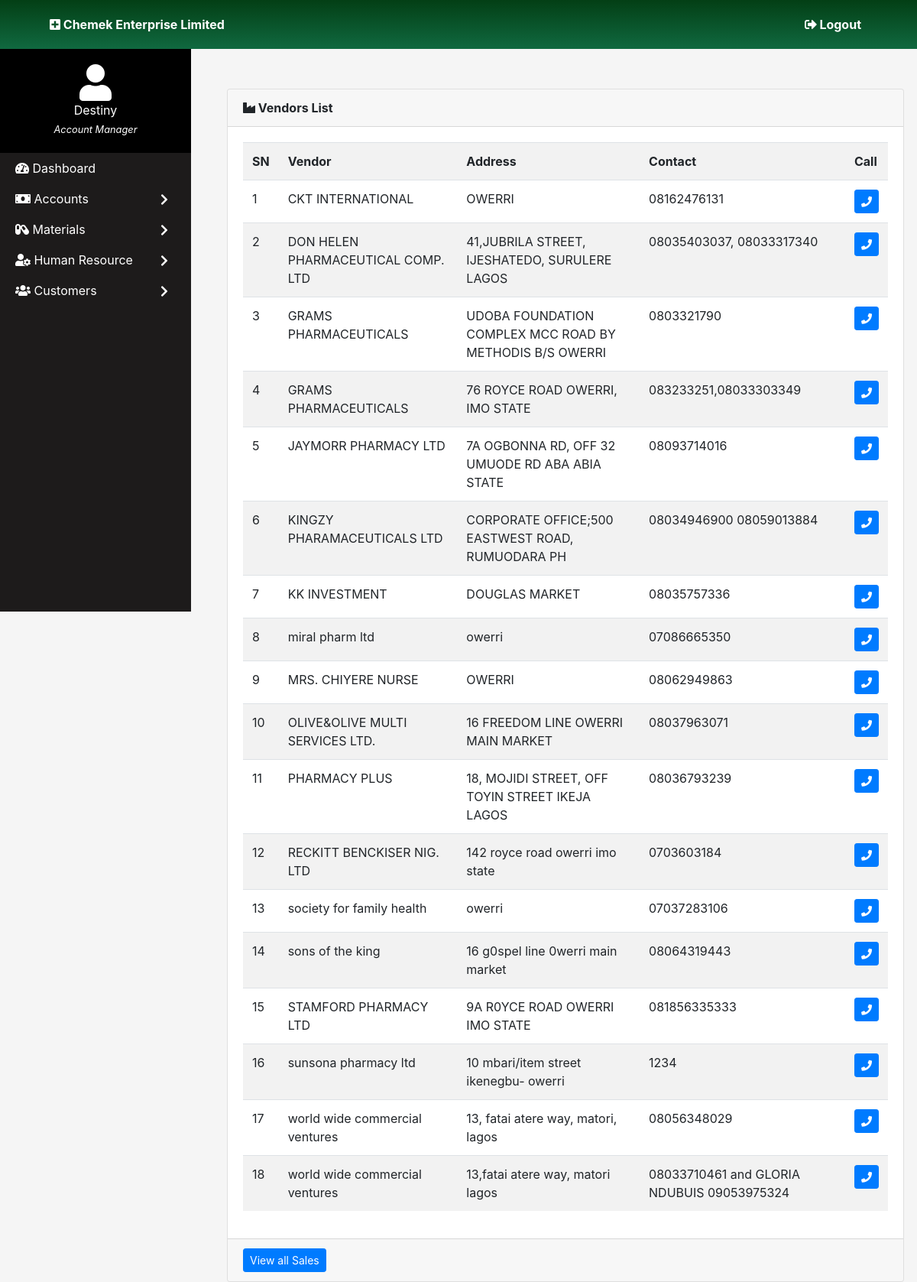
The app's page /vendors.php (signed in) with its own data.
### tables this page shows
CREATE TABLE `supplier` (
  `supplier_id` int(11) NOT NULL,
  `supplier_name` varchar(100) NOT NULL,
  `supplier_address` varchar(300) NOT NULL,
  `supplier_contact` varchar(50) NOT NULL
);

### vendors.php (the view, shortened to what this page needs)
<!DOCTYPE html>
<html>
<head>
    <link rel="stylesheet" type="text/css" media="screen" href="bootstrap4/css/bootstrap.css">
    <link rel="stylesheet" type="text/css" media="screen" href="css/dataTables.bootstrap.min.css">
    <link href="fa_dir/css/all.css" rel="stylesheet">
    <link rel="stylesheet" type="text/css" media="screen" href="css/main.css">
</head>
<body>
<?php
include_once "head.php";
include_once "side_nav.php";
?>
<div style="max-width:100%; z-index:-1;">
<div class="content">
    <div class="container">
    <div class="row" style="margin-top:40px;">
        <div class="col md">
            <div class="card">
                <div class="card-header">
                    <strong>
                        <i class="fa fa-industry "></i>
                        Vendors List
                    </strong>
                </div>
                <div class="card-body">
                <table class="table table-striped">
                <tbody>
                    <tr>
                        <th>SN</th>
                        <th>Vendor</th>
                        <th>Address</th>
                        <th>Contact</th>
                        <th>Call</th>
                    </tr>
                    <?php
                    $count = 1;
                        $queryCheck = $conn->query("SELECT * FROM supplier ORDER BY supplier_name");
                        while($venData = $queryCheck->fetch_assoc()){
                            $vendor = $venData['supplier_name'];
                            $venAddr = $venData['supplier_address'];
                            $venPhone = $venData['supplier_contact'];
                            ?>
                            <tr>
                                <td><?php echo $count; ?></td>
                                <td><?php echo $vendor; ?></td>
                                <td><?php echo $venAddr; ?></td>
                                <td><?php echo $venPhone; ?></td>
                                <td>
                                    <a href="tel:<?php echo $venPhone; ?>" class="btn btn-sm btn-primary"><i class="fa fa-phone"></i></button>
                                </td>
                            </tr>
                            <?php
                            $count++;
                        }
                    ?>
                    </tbody>
                    </table>
                </div>
                <div class="card-footer">
                    <button class="btn btn-sm btn-primary">View all Sales</button>
                </div>
            </div>
        </div>
    </div>
    </div>
</div>
</div>
</body>
</html>

### fa_dir/css/all.css (style rules this page uses)
.fa, .fas, .far, .fal, .fab { -moz-osx-font-smoothing: grayscale; -webkit-font-smoothing: antialiased; display: inline-block; font-style: normal; font-variant: normal; text-rendering: auto; line-height: 1; }
.fa-industry:before { content: "\f275"; }
.fa-phone:before { content: "\f095"; }
.fa, .fas { font-family: 'Font Awesome 5 Free'; font-weight: 900; }

### css/main.css (style rules this page uses)
* { margin: 0; padding: 0; }
body { background-color: rgb(245, 245, 245); }
.content { margin-left: 280px; width: auto; }

### records on screen
supplier: supplier_name "CKT INTERNATIONAL", supplier_address "OWERRI", supplier_contact "08162476131"
supplier: supplier_name "DON HELEN PHARMACEUTICAL COMP. LTD", supplier_address "41,JUBRILA STREET, IJESHATEDO, SURULERE LAGOS", supplier_contact "08035403037, 08033317340"
supplier: supplier_name "GRAMS PHARMACEUTICALS", supplier_address "UDOBA FOUNDATION COMPLEX MCC ROAD BY METHODIS B/S OWERRI", supplier_contact "0803321790"
supplier: supplier_name "GRAMS PHARMACEUTICALS", supplier_address "76 ROYCE ROAD OWERRI, IMO STATE", supplier_contact "083233251,08033303349"
supplier: supplier_name "JAYMORR PHARMACY LTD", supplier_address "7A OGBONNA RD, OFF 32 UMUODE RD ABA ABIA STATE", supplier_contact "08093714016"
supplier: supplier_name "KINGZY PHARAMACEUTICALS LTD", supplier_address "CORPORATE OFFICE;500 EASTWEST ROAD, RUMUODARA PH", supplier_contact "08034946900 08059013884"
supplier: supplier_name "KK INVESTMENT", supplier_address "DOUGLAS MARKET", supplier_contact "08035757336"
supplier: supplier_name "miral pharm ltd", supplier_address "owerri", supplier_contact "07086665350"
supplier: supplier_name "MRS. CHIYERE NURSE", supplier_address "OWERRI", supplier_contact "08062949863"
supplier: supplier_name "OLIVE&OLIVE MULTI SERVICES LTD.", supplier_address "16 FREEDOM LINE OWERRI MAIN MARKET", supplier_contact "08037963071"
supplier: supplier_name "PHARMACY PLUS", supplier_address "18, MOJIDI STREET, OFF TOYIN STREET IKEJA LAGOS", supplier_contact "08036793239"
supplier: supplier_name "RECKITT BENCKISER NIG. LTD", supplier_address "142 royce road owerri imo state", supplier_contact "0703603184"
supplier: supplier_name "society for family health", supplier_address "owerri", supplier_contact "07037283106"
supplier: supplier_name "sons of the king", supplier_address "16 g0spel line 0werri main market", supplier_contact "08064319443"
supplier: supplier_name "STAMFORD PHARMACY LTD", supplier_address "9A R0YCE ROAD OWERRI IMO STATE", supplier_contact "081856335333"
supplier: supplier_name "sunsona pharmacy ltd", supplier_address "10 mbari/item street ikenegbu- owerri", supplier_contact "1234"
supplier: supplier_name "world wide commercial ventures", supplier_address "13, fatai atere way, matori, lagos", supplier_contact "08056348029"
supplier: supplier_name "world wide commercial ventures", supplier_address "13,fatai atere way, matori lagos", supplier_contact "08033710461 and GLORIA NDUBUIS 09053975324"

### other values on screen
$fulname "Destiny"
$design "Account Manager"
